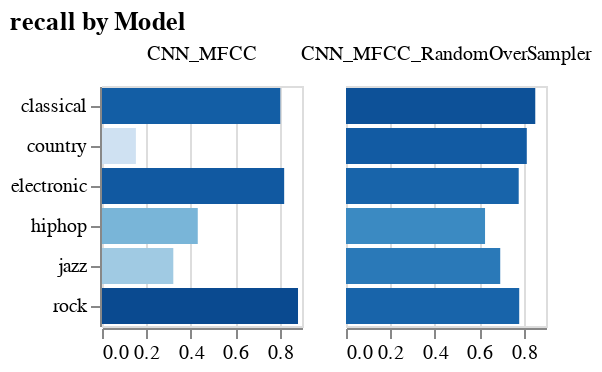

Here is the notebook cell this chart was saved with:
### Code cell
comp.display_metric_comparison_chart(comp.metrics[1])

### Figure 1 — Vega specification as saved in the notebook (floating-point values rounded to 4 significant figures)
{"$schema": "https://vega.github.io/schema/vega/v5.json", "data": [{"name": "source_0", "values": [{"index": "CNN_MFCC", "classical": 0.8023, "country": 0.1525, "electronic": 0.8198, "hiphop": 0.4309, "jazz": 0.3209, "rock": 0.882, "accuracy": 0.7511, "macro avg": 0.5681, "weighted avg": 0.7511, "type": "classical", "amount": 0.8023, "amount_start": 0.0, "amount_end": 0.8023}, {"index": "CNN_MFCC", "classical": 0.8023, "country": 0.1525, "electronic": 0.8198, "hiphop": 0.4309, "jazz": 0.3209, "rock": 0.882, "accuracy": 0.7511, "macro avg": 0.5681, "weighted avg": 0.7511, "type": "country", "amount": 0.1525, "amount_start": 0.0, "amount_end": 0.1525}, {"index": "CNN_MFCC", "classical": 0.8023, "country": 0.1525, "electronic": 0.8198, "hiphop": 0.4309, "jazz": 0.3209, "rock": 0.882, "accuracy": 0.7511, "macro avg": 0.5681, "weighted avg": 0.7511, "type": "electronic", "amount": 0.8198, "amount_start": 0.0, "amount_end": 0.8198}, {"index": "CNN_MFCC", "classical": 0.8023, "country": 0.1525, "electronic": 0.8198, "hiphop": 0.4309, "jazz": 0.3209, "rock": 0.882, "accuracy": 0.7511, "macro avg": 0.5681, "weighted avg": 0.7511, "type": "hiphop", "amount": 0.4309, "amount_start": 0.0, "amount_end": 0.4309}, {"index": "CNN_MFCC", "classical": 0.8023, "country": 0.1525, "electronic": 0.8198, "hiphop": 0.4309, "jazz": 0.3209, "rock": 0.882, "accuracy": 0.7511, "macro avg": 0.5681, "weighted avg": 0.7511, "type": "jazz", "amount": 0.3209, "amount_start": 0.0, "amount_end": 0.3209}, {"index": "CNN_MFCC", "classical": 0.8023, "country": 0.1525, "electronic": 0.8198, "hiphop": 0.4309, "jazz": 0.3209, "rock": 0.882, "accuracy": 0.7511, "macro avg": 0.5681, "weighted avg": 0.7511, "type": "rock", "amount": 0.882, "amount_start": 0.0, "amount_end": 0.882}, {"index": "CNN_MFCC_RandomOverSampler", "classical": 0.8517, "country": 0.8136, "electronic": 0.7772, "hiphop": 0.6257, "jazz": 0.694, "rock": 0.7795, "accuracy": 0.7544, "macro avg": 0.7569, "weighted avg": 0.7544, "type": "classical", "amount": 0.8517, "amount_start": 0.0, "amount_end": 0.8517}, {"index": "CNN_MFCC_RandomOverSampler", "classical": 0.8517, "country": 0.8136, "electronic": 0.7772, "hiphop": 0.6257, "jazz": 0.694, "rock": 0.7795, "accuracy": 0.7544, "macro avg": 0.7569, "weighted avg": 0.7544, "type": "country", "amount": 0.8136, "amount_start": 0.0, "amount_end": 0.8136}, {"index": "CNN_MFCC_RandomOverSampler", "classical": 0.8517, "country": 0.8136, "electronic": 0.7772, "hiphop": 0.6257, "jazz": 0.694, "rock": 0.7795, "accuracy": 0.7544, "macro avg": 0.7569, "weighted avg": 0.7544, "type": "electronic", "amount": 0.7772, "amount_start": 0.0, "amount_end": 0.7772}, {"index": "CNN_MFCC_RandomOverSampler", "classical": 0.8517, "country": 0.8136, "electronic": 0.7772, "hiphop": 0.6257, "jazz": 0.694, "rock": 0.7795, "accuracy": 0.7544, "macro avg": 0.7569, "weighted avg": 0.7544, "type": "hiphop", "amount": 0.6257, "amount_start": 0.0, "amount_end": 0.6257}, {"index": "CNN_MFCC_RandomOverSampler", "classical": 0.8517, "country": 0.8136, "electronic": 0.7772, "hiphop": 0.6257, "jazz": 0.694, "rock": 0.7795, "accuracy": 0.7544, "macro avg": 0.7569, "weighted avg": 0.7544, "type": "jazz", "amount": 0.694, "amount_start": 0.0, "amount_end": 0.694}, {"index": "CNN_MFCC_RandomOverSampler", "classical": 0.8517, "country": 0.8136, "electronic": 0.7772, "hiphop": 0.6257, "jazz": 0.694, "rock": 0.7795, "accuracy": 0.7544, "macro avg": 0.7569, "weighted avg": 0.7544, "type": "rock", "amount": 0.7795, "amount_start": 0.0, "amount_end": 0.7795}]}, {"name": "column_domain", "values": [{"index": "CNN_MFCC", "count": 6}, {"index": "CNN_MFCC_RandomOverSampler", "count": 6}]}, {"name": "source_0_y_domain_type", "values": [{"type": "classical"}, {"type": "country"}, {"type": "electronic"}, {"type": "hiphop"}, {"type": "jazz"}, {"type": "rock"}]}, {"name": "source_0_color_domain_amount", "values": [{"min": 0.1525, "max": 0.882}]}], "signals": [{"name": "child_width", "value": 100}, {"name": "y_step", "value": 20}, {"name": "child_height", "update": "bandspace(domain('y').length, 0.1, 0.05) * y_step"}], "marks": [{"type": "group", "name": "row_header", "encode": {"update": {"height": {"signal": "child_height"}}}, "axes": [{"scale": "y", "orient": "left", "zindex": 0, "grid": false}], "role": "row-header"}, {"type": "group", "name": "column_header", "from": {"data": "column_domain"}, "sort": {"field": "datum[\"index\"]", "order": "ascending"}, "encode": {"update": {"width": {"signal": "child_width"}}}, "title": {"text": {"signal": "isValid(parent[\"index\"]) ? parent[\"index\"] : \"\"+parent[\"index\"]"}, "style": "guide-label", "offset": 10, "frame": "group"}, "role": "column-header"}, {"type": "group", "name": "column_footer", "from": {"data": "column_domain"}, "sort": {"field": "datum[\"index\"]", "order": "ascending"}, "encode": {"update": {"width": {"signal": "child_width"}}}, "axes": [{"scale": "x", "labelOverlap": true, "labelFlush": true, "tickCount": {"signal": "ceil(child_width/40)"}, "orient": "bottom", "grid": false, "zindex": 0}], "role": "column-footer"}, {"type": "group", "name": "cell", "from": {"facet": {"data": "source_0", "name": "facet", "groupby": ["index"]}}, "sort": {"field": ["datum[\"index\"]"], "order": ["ascending"]}, "encode": {"update": {"width": {"signal": "child_width"}, "height": {"signal": "child_height"}}}, "marks": [{"type": "rect", "name": "child_marks", "from": {"data": "facet"}, "encode": {"update": {"x": {"field": "amount_end", "scale": "x"}, "x2": {"field": "amount_start", "scale": "x"}, "height": {"signal": "max(0.25, bandwidth('y'))"}, "y": {"field": "type", "scale": "y"}, "fill": {"field": "amount", "scale": "color"}}}, "style": ["bar"]}], "axes": [{"scale": "x", "gridScale": "y", "orient": "bottom", "domain": false, "minExtent": 0, "grid": true, "tickCount": {"signal": "ceil(child_width/40)"}, "ticks": false, "aria": false, "zindex": 0, "labels": false, "maxExtent": 0}], "style": "cell"}], "scales": [{"name": "x", "type": "linear", "domain": {"data": "source_0", "fields": ["amount_start", "amount_end"]}, "range": [0, {"signal": "child_width"}], "zero": true, "nice": true}, {"name": "y", "type": "band", "domain": {"data": "source_0_y_domain_type", "field": "type", "sort": true}, "range": {"step": {"signal": "y_step"}}, "paddingInner": 0.1, "paddingOuter": 0.05}, {"name": "color", "type": "linear", "domain": [{"signal": "(data(\"source_0_color_domain_amount\")[0] || {}).min"}, {"signal": "(data(\"source_0_color_domain_amount\")[0] || {}).max"}], "range": "ramp", "zero": false, "interpolate": "hcl"}], "title": {"text": "recall by Model", "anchor": "start"}, "background": "white", "layout": {"padding": 20, "columns": {"signal": "length(data('column_domain'))"}, "bounds": "full", "align": "all"}, "padding": 5}
